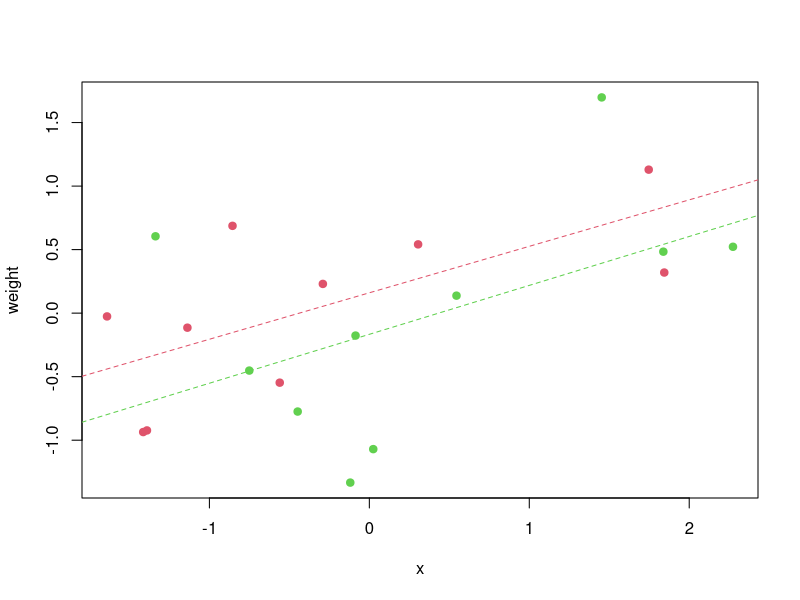
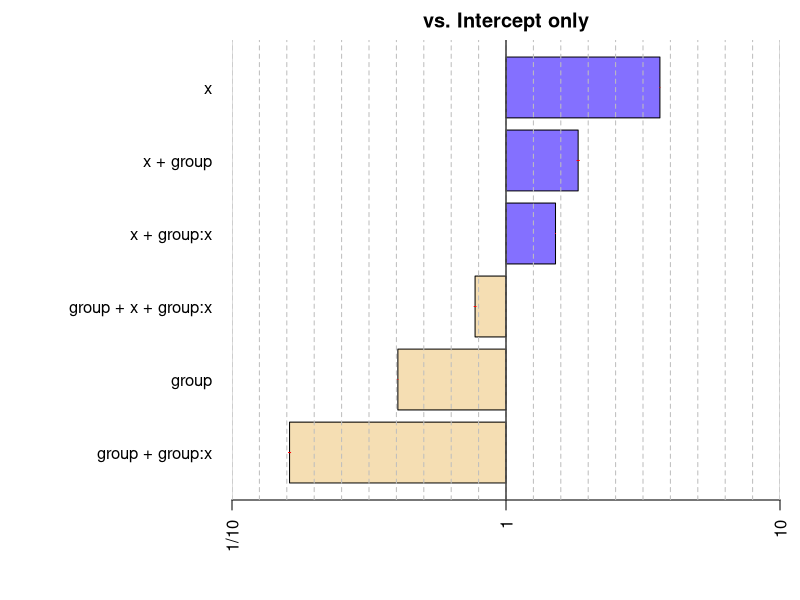
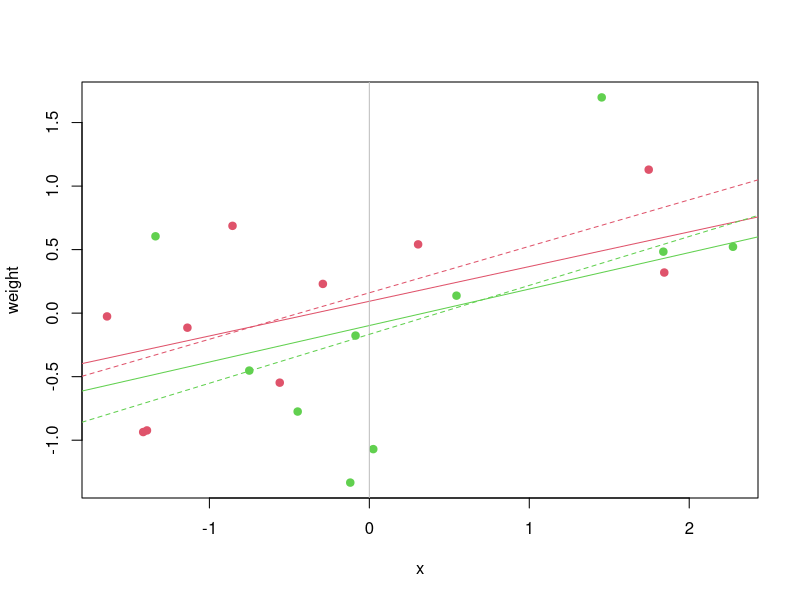
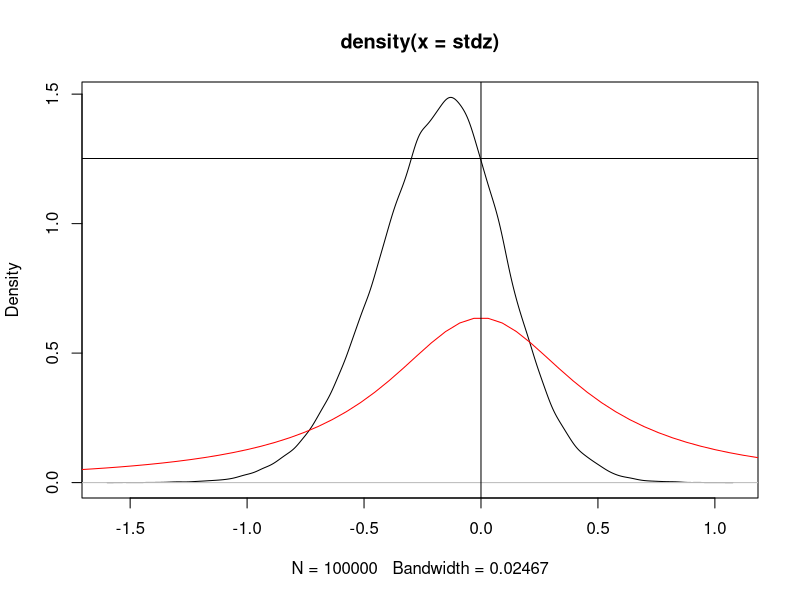

Here is the R script that generated these plots, in order:
## ---- chunk 1
library(BayesFactor)
set.seed(7)
## ---- chunk 2
## Example take from lm() example, with continuous covariate added
ctl <- c(4.17,5.58,5.18,6.11,4.50,4.61,5.17,4.53,5.33,5.14)
trt <- c(4.81,4.17,4.41,3.59,5.87,3.83,6.03,4.89,4.32,4.69)
group <- gl(2,10,20, labels=c("Ctl","Trt"))
weight <- c(ctl, trt)

x = rnorm(weight)
# center continuous variable
x = x - mean(x)

weight = weight + .5 * x + rnorm(weight,0,.1)

weight = weight - mean(weight)

plot(x,weight,col=as.integer(group)+1,pch=19)
abline(lm(weight[group=="Ctl"] ~ x[group=="Ctl"]),col=2,lty=2)
abline(lm(weight[group=="Trt"] ~ x[group=="Trt"]),col=3,lty=2)


dat = data.frame(weight=weight,group=group,x=x)

lm.D9 <- lm(weight ~ group*x, dat=dat)
summary(lm.D9)


full = lmBF(weight ~ group + x + group:x, dat, progress=FALSE)
noint = lmBF(weight ~ x + group, dat, progress=FALSE)
grponly = lmBF(weight ~ group, dat, progress=FALSE)
xonly = lmBF(weight ~ x, dat, progress=FALSE)

intx = lmBF(weight ~ x + group:x, dat, progress=FALSE)
intgrp = lmBF(weight ~ group + group:x, dat, progress=FALSE)

allBFs = c(noint,grponly,xonly,intx,intgrp)/full

allBFsVsNull = c(full,noint,grponly,xonly,intx,intgrp)
allBFsVsNull

## ---- chunk 3
plot(allBFsVsNull)


chn = posterior(full,iterations=1000,unreduce=TRUE,progress=FALSE)

slps = colMeans(chn[,"x-x"] + chn[,c("group:x-Ctl.&.x","group:x-Trt.&.x")])
ints = colMeans(chn[,"mu"] + chn[,c("group-Ctl","group-Trt")])


plot(x,weight,col=as.integer(group)+1,pch=19)
abline(ints[1],slps[1],col=2)
abline(ints[2],slps[2],col=3)
abline(v=0,col="gray")

abline(lm(weight[group=="Ctl"] ~ x[group=="Ctl"]),col=2,lty=2)
abline(lm(weight[group=="Trt"] ~ x[group=="Trt"]),col=3,lty=2)

## ---- chunk 4

chn = posterior(full,iterations=100000,unreduce=FALSE,progress=FALSE)

stdz = chn[,"group_redu_1"] / sqrt(chn[,"sig2"])

plot(density(stdz))
abline(h=0,col="gray")
xx = seq(-3,3,len=100)
lines(xx,dcauchy(xx,scale=.5),col="red")
abline(v=0)
abline(h=dcauchy(0,scale=.5)*as.vector(intx/full))

## ---- chunk 5
library(mvtnorm)
# Density estimation function
dest = function(v,XtX,X0tX0,N,y,XX,idx){
  beta = v[c(1,3,4,2)]
  sig2 = v[5]
  g1 = v[7]
  g2 = v[6]
  X=XX
  
  #Sample beta
  Sigma = XtX
  Sigma[2:3,2:3] = Sigma[2:3,2:3] + X0tX0/(g1*N)
  Sigma[4,4] = Sigma[4,4] + 1/g2
  Sigma = solve(Sigma)
  Mu = Sigma %*% t(X) %*% y / sqrt(sig2)
  dmvnorm(c(0,0),Mu[2:3],Sigma[2:3,2:3])
}

 X = model.matrix(weight ~ group + x)
 X[,2] = (X[,2] - 1/2) * sqrt(2)
 Xint = X[,2]*X[,3]
 X = cbind(X,Xint)
 X = X[,c(1,3,4,2)]
 y = matrix(weight,ncol=1)

 XtX = t(X)%*%X
 X0tX0 = XtX[2:3,2:3]

densEst = apply(chn,1,dest,XtX=XtX,X0tX0,N=length(y),y=y,XX=X)

ldensPost = log(mean(densEst))
ldensPrior = dmvt(c(0,0),c(0,0),length(y)*solve(X0tX0))

exp(ldensPost - ldensPrior)

grponly/full
